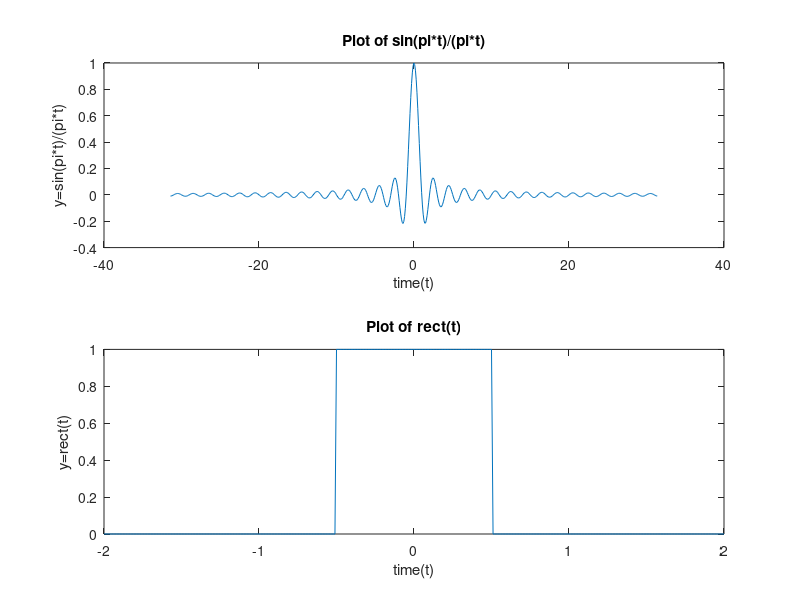

This figure's MATLAB source:
%Plot of sin(pi*t)/(pi*t)
t=-10*pi:0.1:10*pi;
x=(sin(pi*t))./(pi*t);
subplot(2,1,1)
plot(t,x)
title('Plot of sin(pi*t)/(pi*t)')
ylabel('y=sin(pi*t)/(pi*t)')
xlabel('time(t)')

%Plot of rect(t)
t=-2:0.01:2;
y=(abs(t)<=0.5);
subplot(2,1,2)
plot(t,y)
title('Plot of rect(t)')
ylabel('y=rect(t)')
xlabel('time(t)')
